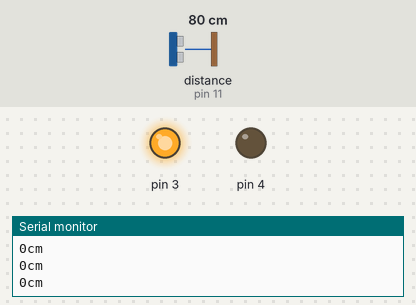
A sketch run on a simulated Arduino Uno, built with avr-gcc and run on an emulated ATmega328P. On the bench: output pins drawn as LEDs (lit = HIGH), the last lines printed to the serial monitor. The test bench sets the inputs (shaded band); at power-on: distance to the obstacle (sensor on pin 11) 80 cm. The echo pulse lasts 58.3 µs per cm.

Above: at 1.2 s.
1.3 s: distance to the obstacle (sensor on pin 11) set to 33 cm
2.8 s: distance to the obstacle (sensor on pin 11) set to 28 cm
At 4.0 s:
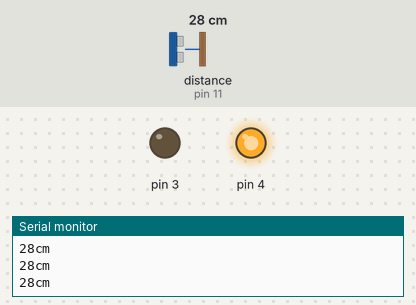
4.3 s: distance to the obstacle (sensor on pin 11) set to 7 cm
5.8 s: distance to the obstacle (sensor on pin 11) set to 4 cm
At 7.0 s:
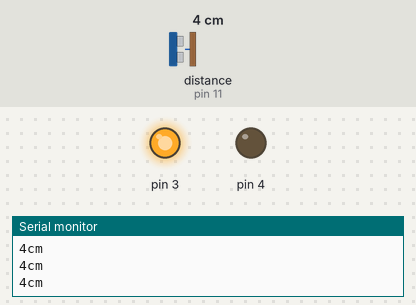
7.3 s: distance to the obstacle (sensor on pin 11) set to 9 cm
8.8 s: distance to the obstacle (sensor on pin 11) set to 12 cm
At 9.7 s:
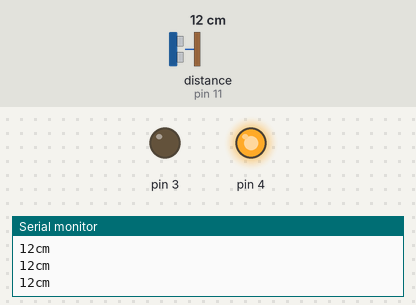
Timing chart, 0 to 11.3 s (numbered marks = the images above; inputs shaded):
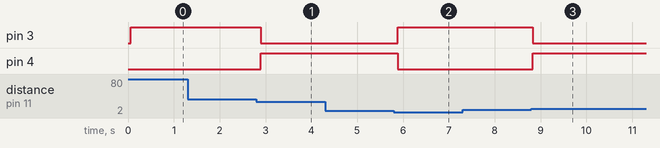

The sketch:

sonar.ino
```cpp
#include <NewPing.h>

#define TRIGGER_PIN 12
#define ECHO_PIN 11
#define MAX_DISTANCE 30

NewPing sonar (TRIGGER_PIN , ECHO_PIN, MAX_DISTANCE);


void setup() {
  // put your setup code here, to run once:
Serial.begin(9600);
pinMode(4, OUTPUT);
pinMode(3, OUTPUT);
}

void loop() {
  // put your main code here, to run repeatedly:
delay(50);
Serial.print(sonar.ping_cm());
Serial.println("cm");
if (sonar.ping_cm() <=5) {
  digitalWrite(4, LOW);
  digitalWrite(3, HIGH);
}
delay(50);
if (sonar.ping_cm() >=11) {
  digitalWrite(4, HIGH);
  digitalWrite(3, LOW);
}
}
```

Measured:
- the behaviour switches between 31 and 30 cm on distance to the obstacle (sensor on pin 11) (found by bisection; images 0 and 1)
- the behaviour switches between 6 and 5 cm on distance to the obstacle (sensor on pin 11) (found by bisection; images 1 and 2)
- the behaviour switches between 10 and 11 cm on distance to the obstacle (sensor on pin 11) (found by bisection; images 2 and 3)
- after the input at 2.8 s, pin 3: HIGH → LOW after 0.09 s; pin 4: LOW → HIGH after 0.09 s
- after the input at 5.8 s, pin 3: LOW → HIGH after 0.08 s; pin 4: HIGH → LOW after 0.08 s
- after the input at 8.8 s, pin 3: HIGH → LOW at once; pin 4: LOW → HIGH at once
